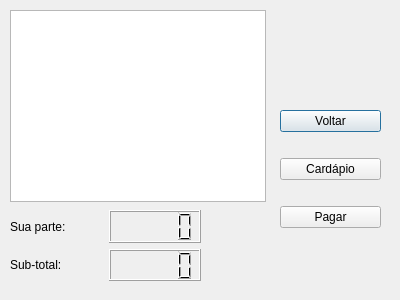
<?xml version="1.0" encoding="UTF-8"?>
<ui version="4.0">
 <class>Dialog_mesa</class>
 <widget class="QDialog" name="Dialog_mesa">
  <property name="geometry">
   <rect>
    <x>0</x>
    <y>0</y>
    <width>400</width>
    <height>300</height>
   </rect>
  </property>
  <property name="windowTitle">
   <string>Dialog</string>
  </property>
  <widget class="QListView" name="listView_pedidos_da_mesa">
   <property name="geometry">
    <rect>
     <x>10</x>
     <y>10</y>
     <width>256</width>
     <height>192</height>
    </rect>
   </property>
  </widget>
  <widget class="QWidget" name="">
   <property name="geometry">
    <rect>
     <x>10</x>
     <y>210</y>
     <width>191</width>
     <height>71</height>
    </rect>
   </property>
   <layout class="QVBoxLayout" name="verticalLayout">
    <item>
     <layout class="QHBoxLayout" name="horizontalLayout">
      <item>
       <widget class="QLabel" name="label">
        <property name="text">
         <string>Sua parte:</string>
        </property>
       </widget>
      </item>
      <item>
       <widget class="QLCDNumber" name="lcdNumber_total_individual"/>
      </item>
     </layout>
    </item>
    <item>
     <layout class="QHBoxLayout" name="horizontalLayout_2">
      <item>
       <widget class="QLabel" name="label_2">
        <property name="text">
         <string>Sub-total:</string>
        </property>
       </widget>
      </item>
      <item>
       <widget class="QLCDNumber" name="lcdNumber_total_mesa"/>
      </item>
     </layout>
    </item>
   </layout>
  </widget>
  <widget class="QWidget" name="">
   <property name="geometry">
    <rect>
     <x>280</x>
     <y>90</y>
     <width>101</width>
     <height>161</height>
    </rect>
   </property>
   <layout class="QVBoxLayout" name="verticalLayout_2">
    <item>
     <widget class="QPushButton" name="pushButton_voltar">
      <property name="text">
       <string>Voltar</string>
      </property>
     </widget>
    </item>
    <item>
     <widget class="QPushButton" name="pushButton_cardapio">
      <property name="text">
       <string>Cardápio</string>
      </property>
     </widget>
    </item>
    <item>
     <widget class="QPushButton" name="pushButton_pagar">
      <property name="text">
       <string>Pagar</string>
      </property>
     </widget>
    </item>
   </layout>
  </widget>
 </widget>
 <resources/>
 <connections>
  <connection>
   <sender>pushButton_voltar</sender>
   <signal>clicked()</signal>
   <receiver>Dialog_mesa</receiver>
   <slot>open()</slot>
   <hints>
    <hint type="sourcelabel">
     <x>315</x>
     <y>124</y>
    </hint>
    <hint type="destinationlabel">
     <x>337</x>
     <y>79</y>
    </hint>
   </hints>
  </connection>
 </connections>
</ui>
